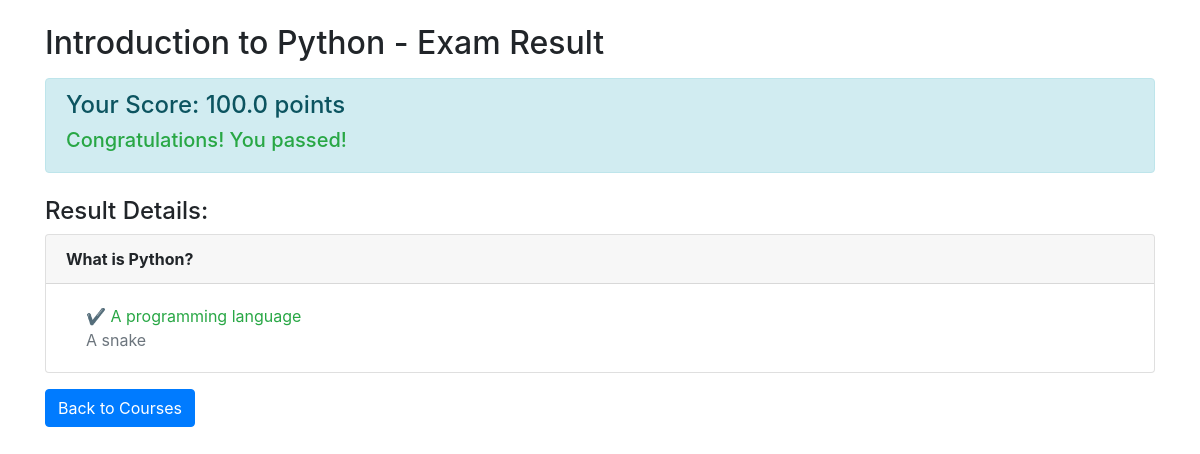
/onlinecourse/1/submission/1/result/, run on the app's committed database.
### onlinecourse/models.py (models this page shows, shortened)
class Course(models.Model):
    name = models.CharField(max_length=100)
    description = models.CharField(max_length=2000)
    pub_date = models.DateField(null=True)
    instructors = models.ManyToManyField(Instructor)
    users = models.ManyToManyField(
        User,
        through='Enrollment',
        blank=True,
    )
    total_enrollment = models.IntegerField(default=0)
    image = models.ImageField(upload_to='course_images/', blank=True, null=True)

class Question(models.Model):
    course = models.ForeignKey(Course, on_delete=models.CASCADE)
    content = models.TextField()
    grade = models.FloatField(default=50.0)
    def is_get_score(self, selected_ids):
        all_answers = self.choice_set.filter(is_correct=True).count()
        selected_correct = self.choice_set.filter(
            is_correct=True,
            id__in=selected_ids
        ).count()
        if all_answers == selected_correct:
            return True
        else:
            return False

class Choice(models.Model):
    question = models.ForeignKey(Question, on_delete=models.CASCADE)
    content = models.CharField(max_length=200)
    is_correct = models.BooleanField(default=False)

### onlinecourse/views.py (the view)
def show_exam_result(request, course_id, submission_id):
    course = get_object_or_404(Course, pk=course_id)
    submission = get_object_or_404(Submission, pk=submission_id)
    choices = submission.choices.all()
    total_score = 0
    for question in course.question_set.all():
        selected_ids = choices.filter(
            question=question
        ).values_list('id', flat=True)
        if question.is_get_score(selected_ids):
            total_score += question.grade
    context = {
        'course': course,
        'submission': submission,
        'choices': choices,
        'total_score': total_score,
    }
    return render(request, 'onlinecourse/exam_result_bootstrap.html', context)

### onlinecourse/templates/onlinecourse/exam_result_bootstrap.html (shortened to what this page needs)
{% load static %}
<!DOCTYPE html>
<html lang="en">
<head>
    <link rel="stylesheet" href="https://maxcdn.bootstrapcdn.com/bootstrap/4.5.2/css/bootstrap.min.css"/>
</head>
<body>
<div class="container mt-4">
    <h2>{{ course.name }} - Exam Result</h2>
    <div class="alert alert-info mt-3">
        <h4>Your Score: {{ total_score }} points</h4>
        {% if total_score >= 60 %}
        <h5 class="text-success">Congratulations! You passed!</h5>
        {% else %}
        <h5 class="text-danger">You did not pass. Please try again.</h5>
        {% endif %}
    </div>
    <h4 class="mt-4">Result Details:</h4>
    {% for question in course.question_set.all %}
    <div class="card mb-3">
        <div class="card-header">
            <strong>{{ question.content }}</strong>
        </div>
        <div class="card-body">
            {% for choice in question.choice_set.all %}
            <div class="form-check">
                {% if choice in choices %}
                    {% if choice.is_correct %}
                    <span class="text-success">✔ {{ choice.content }}</span>
                    {% else %}
                    <span class="text-danger">✘ {{ choice.content }}</span>
                    {% endif %}
                {% else %}
                    <span class="text-muted">{{ choice.content }}</span>
                {% endif %}
            </div>
            {% endfor %}
        </div>
    </div>
    {% endfor %}
    <a href="{% url 'onlinecourse:index' %}" class="btn btn-primary mb-4">Back to Courses</a>
</div>
</body>
</html>

### data on the page
Course: name "Introduction to Python"
Question: content "What is Python?"
Choice: content "A programming language"
Choice: content "A snake"

### other printed values
{{ total_score }} "100.0"
